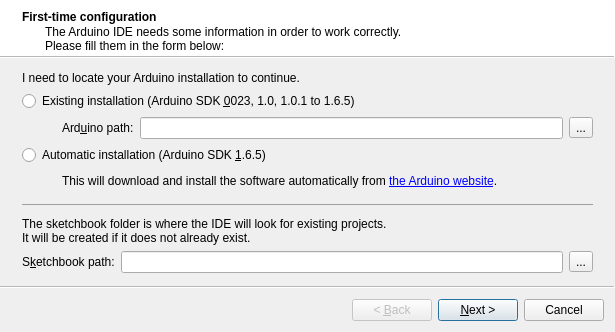
<?xml version="1.0" encoding="UTF-8"?>
<ui version="4.0">
 <class>FirstTimeWizard</class>
 <widget class="QWizard" name="FirstTimeWizard">
  <property name="geometry">
   <rect>
    <x>0</x>
    <y>0</y>
    <width>615</width>
    <height>330</height>
   </rect>
  </property>
  <property name="windowTitle">
   <string>Wizard</string>
  </property>
  <property name="wizardStyle">
   <enum>QWizard::ModernStyle</enum>
  </property>
  <widget class="QWizardPage" name="wizardPage1">
   <property name="title">
    <string>First-time configuration</string>
   </property>
   <property name="subTitle">
    <string>The Arduino IDE needs some information in order to work correctly.&lt;br /&gt;Please fill them in the form below:</string>
   </property>
   <attribute name="pageId">
    <string notr="true">0</string>
   </attribute>
   <layout class="QVBoxLayout" name="verticalLayout">
    <item>
     <widget class="QLabel" name="label_2">
      <property name="text">
       <string>I need to locate your Arduino installation to continue.</string>
      </property>
     </widget>
    </item>
    <item>
     <widget class="QRadioButton" name="existingInstallButton">
      <property name="text">
       <string>Existing installation (Arduino SDK &amp;0023, 1.0, 1.0.1 to 1.6.5)</string>
      </property>
     </widget>
    </item>
    <item>
     <layout class="QHBoxLayout" name="horizontalLayout_5">
      <item>
       <spacer name="horizontalSpacer_2">
        <property name="orientation">
         <enum>Qt::Horizontal</enum>
        </property>
        <property name="sizeType">
         <enum>QSizePolicy::Fixed</enum>
        </property>
        <property name="sizeHint" stdset="0">
         <size>
          <width>40</width>
          <height>20</height>
         </size>
        </property>
       </spacer>
      </item>
      <item>
       <layout class="QHBoxLayout" name="horizontalLayout_2">
        <item>
         <widget class="QLabel" name="label">
          <property name="text">
           <string>Ard&amp;uino path:</string>
          </property>
          <property name="buddy">
           <cstring>arduinoPathEdit</cstring>
          </property>
         </widget>
        </item>
        <item>
         <layout class="QHBoxLayout" name="horizontalLayout">
          <item>
           <widget class="QLineEdit" name="arduinoPathEdit"/>
          </item>
          <item>
           <widget class="QToolButton" name="arduinoPathButton">
            <property name="text">
             <string>...</string>
            </property>
           </widget>
          </item>
         </layout>
        </item>
       </layout>
      </item>
     </layout>
    </item>
    <item>
     <widget class="QRadioButton" name="automaticInstallButton">
      <property name="text">
       <string>Automatic installation (Arduino SDK &amp;1.6.5)</string>
      </property>
     </widget>
    </item>
    <item>
     <layout class="QHBoxLayout" name="horizontalLayout_6">
      <item>
       <spacer name="horizontalSpacer">
        <property name="orientation">
         <enum>Qt::Horizontal</enum>
        </property>
        <property name="sizeType">
         <enum>QSizePolicy::Fixed</enum>
        </property>
        <property name="sizeHint" stdset="0">
         <size>
          <width>40</width>
          <height>20</height>
         </size>
        </property>
       </spacer>
      </item>
      <item>
       <widget class="QLabel" name="label_3">
        <property name="text">
         <string>&lt;img src=&quot;:/images/16x16/help-hint.png&quot; /&gt;This will download and install the software automatically from &lt;a href=&quot;http://arduino.cc/&quot;&gt;the Arduino website&lt;/a&gt;.</string>
        </property>
        <property name="openExternalLinks">
         <bool>true</bool>
        </property>
       </widget>
      </item>
     </layout>
    </item>
    <item>
     <widget class="QLabel" name="label_6">
      <property name="text">
       <string>&lt;hr /&gt;</string>
      </property>
     </widget>
    </item>
    <item>
     <widget class="QLabel" name="label_4">
      <property name="text">
       <string>The sketchbook folder is where the IDE will look for existing projects.&lt;br /&gt;It will be created if it does not already exist.</string>
      </property>
     </widget>
    </item>
    <item>
     <layout class="QHBoxLayout" name="horizontalLayout_3">
      <item>
       <widget class="QLabel" name="label_5">
        <property name="text">
         <string>S&amp;ketchbook path:</string>
        </property>
        <property name="buddy">
         <cstring>sketchbookPathEdit</cstring>
        </property>
       </widget>
      </item>
      <item>
       <layout class="QHBoxLayout" name="horizontalLayout_4">
        <item>
         <widget class="QLineEdit" name="sketchbookPathEdit"/>
        </item>
        <item>
         <widget class="QToolButton" name="sketchbookPathButton">
          <property name="text">
           <string>...</string>
          </property>
         </widget>
        </item>
       </layout>
      </item>
     </layout>
    </item>
   </layout>
  </widget>
  <widget class="QWizardPage" name="wizardPage2">
   <property name="title">
    <string>Automatic Installation</string>
   </property>
   <property name="subTitle">
    <string>The Arduino IDE will now download and install the required software.</string>
   </property>
   <attribute name="pageId">
    <string notr="true">1</string>
   </attribute>
   <layout class="QVBoxLayout" name="verticalLayout_5">
    <item>
     <layout class="QHBoxLayout" name="horizontalLayout_8">
      <item>
       <widget class="QLabel" name="label_8">
        <property name="text">
         <string>Step 1: Download</string>
        </property>
       </widget>
      </item>
      <item>
       <spacer name="horizontalSpacer_4">
        <property name="orientation">
         <enum>Qt::Horizontal</enum>
        </property>
        <property name="sizeHint" stdset="0">
         <size>
          <width>40</width>
          <height>20</height>
         </size>
        </property>
       </spacer>
      </item>
      <item>
       <widget class="QLabel" name="downloadStatusLabel">
        <property name="text">
         <string>TextLabel</string>
        </property>
       </widget>
      </item>
     </layout>
    </item>
    <item>
     <layout class="QHBoxLayout" name="horizontalLayout_7">
      <item>
       <spacer name="horizontalSpacer_3">
        <property name="orientation">
         <enum>Qt::Horizontal</enum>
        </property>
        <property name="sizeType">
         <enum>QSizePolicy::Fixed</enum>
        </property>
        <property name="sizeHint" stdset="0">
         <size>
          <width>40</width>
          <height>20</height>
         </size>
        </property>
       </spacer>
      </item>
      <item>
       <layout class="QVBoxLayout" name="verticalLayout_4">
        <item>
         <widget class="QLabel" name="downloadLabel">
          <property name="text">
           <string>Arduino %0 for %1</string>
          </property>
         </widget>
        </item>
        <item>
         <widget class="QProgressBar" name="downloadProgressBar">
          <property name="value">
           <number>0</number>
          </property>
         </widget>
        </item>
       </layout>
      </item>
     </layout>
    </item>
    <item>
     <widget class="QLabel" name="label_11">
      <property name="text">
       <string>&lt;hr /&gt;</string>
      </property>
     </widget>
    </item>
    <item>
     <layout class="QHBoxLayout" name="horizontalLayout_9">
      <item>
       <widget class="QLabel" name="label_9">
        <property name="text">
         <string>Step 2: Installation</string>
        </property>
       </widget>
      </item>
      <item>
       <spacer name="horizontalSpacer_5">
        <property name="orientation">
         <enum>Qt::Horizontal</enum>
        </property>
        <property name="sizeHint" stdset="0">
         <size>
          <width>40</width>
          <height>20</height>
         </size>
        </property>
       </spacer>
      </item>
      <item>
       <widget class="QLabel" name="installStatusLabel">
        <property name="text">
         <string>TextLabel</string>
        </property>
       </widget>
      </item>
     </layout>
    </item>
    <item>
     <spacer name="verticalSpacer_2">
      <property name="orientation">
       <enum>Qt::Vertical</enum>
      </property>
      <property name="sizeHint" stdset="0">
       <size>
        <width>20</width>
        <height>133</height>
       </size>
      </property>
     </spacer>
    </item>
   </layout>
  </widget>
  <widget class="QWizardPage" name="wizardPage3">
   <property name="title">
    <string>Configuration successful</string>
   </property>
   <property name="subTitle">
    <string>The Arduino IDE is now ready.</string>
   </property>
   <attribute name="pageId">
    <string notr="true">2</string>
   </attribute>
   <layout class="QVBoxLayout" name="verticalLayout_3">
    <item>
     <widget class="QLabel" name="label_7">
      <property name="text">
       <string>The configuration is complete, you may now start using the IDE.&lt;br /&gt;Thank you for using the software. Enjoy!</string>
      </property>
     </widget>
    </item>
    <item>
     <spacer name="verticalSpacer">
      <property name="orientation">
       <enum>Qt::Vertical</enum>
      </property>
      <property name="sizeHint" stdset="0">
       <size>
        <width>20</width>
        <height>40</height>
       </size>
      </property>
     </spacer>
    </item>
    <item>
     <layout class="QVBoxLayout" name="verticalLayout_2">
      <item>
       <widget class="QLabel" name="projectLabel">
        <property name="text">
         <string>%0 is an unofficial project by %1.</string>
        </property>
       </widget>
      </item>
      <item>
       <widget class="QLabel" name="urlLabel">
        <property name="text">
         <string>More information at: &lt;a href=&quot;%0&quot;&gt;%0&lt;/a&gt;</string>
        </property>
        <property name="openExternalLinks">
         <bool>true</bool>
        </property>
       </widget>
      </item>
     </layout>
    </item>
   </layout>
  </widget>
 </widget>
 <resources/>
 <connections/>
</ui>
